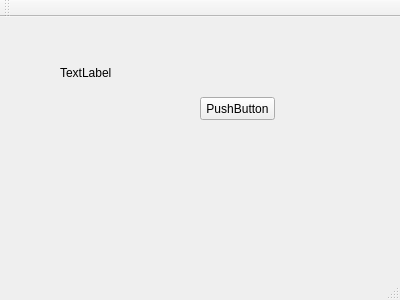
<?xml version="1.0" encoding="UTF-8"?>
<ui version="4.0">
 <class>MainWindow</class>
 <widget class="QMainWindow" name="MainWindow">
  <property name="geometry">
   <rect>
    <x>0</x>
    <y>0</y>
    <width>400</width>
    <height>300</height>
   </rect>
  </property>
  <property name="windowTitle">
   <string>MainWindow</string>
  </property>
  <widget class="QWidget" name="centralWidget">
   <widget class="QLabel" name="label">
    <property name="geometry">
     <rect>
      <x>60</x>
      <y>50</y>
      <width>54</width>
      <height>12</height>
     </rect>
    </property>
    <property name="text">
     <string>TextLabel</string>
    </property>
   </widget>
   <widget class="QPushButton" name="pushButton">
    <property name="geometry">
     <rect>
      <x>200</x>
      <y>80</y>
      <width>75</width>
      <height>23</height>
     </rect>
    </property>
    <property name="text">
     <string>PushButton</string>
    </property>
   </widget>
  </widget>
  <widget class="QMenuBar" name="menuBar">
   <property name="geometry">
    <rect>
     <x>0</x>
     <y>0</y>
     <width>400</width>
     <height>23</height>
    </rect>
   </property>
  </widget>
  <widget class="QToolBar" name="mainToolBar">
   <attribute name="toolBarArea">
    <enum>TopToolBarArea</enum>
   </attribute>
   <attribute name="toolBarBreak">
    <bool>false</bool>
   </attribute>
  </widget>
  <widget class="QStatusBar" name="statusBar"/>
 </widget>
 <layoutdefault spacing="6" margin="11"/>
 <resources/>
 <connections/>
</ui>
